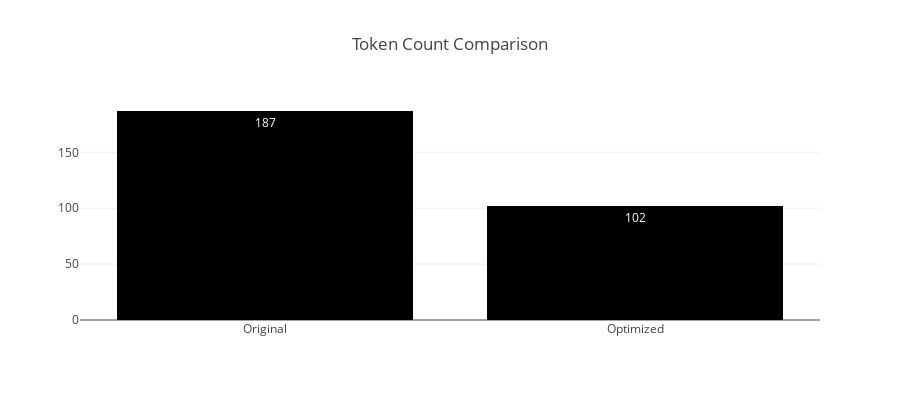

This figure's notebook cell:
### Code cell
# ----------------------------------------------------------------
# 4. Token Reduction Bar Chart (replicates the Streamlit visualization)
# ----------------------------------------------------------------

fig = go.Figure()
fig.add_trace(go.Bar(
    x=["Original", "Optimized"],
    y=[optimized_data["original_tokens"], optimized_data["optimized_tokens"]],
    text=[optimized_data["original_tokens"], optimized_data["optimized_tokens"]],
    textposition="auto"
))
fig.update_layout(title="Token Count Comparison", height=400)
fig.show()

### Figure 1 — Plotly figure (JSON) as saved in the notebook; plotly's stock layout.template omitted (floating-point values rounded to 4 significant figures)
{"data": [{"text": ["187", "102"], "textposition": "auto", "type": "bar", "x": ["Original", "Optimized"], "y": [187, 102]}], "layout": {"height": 400, "title": {"text": "Token Count Comparison"}}}
